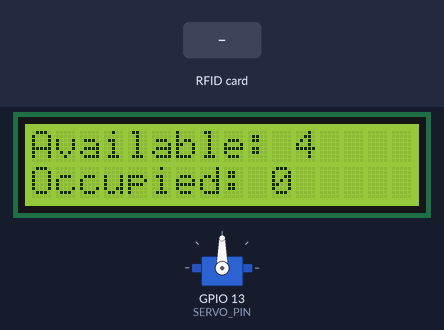
Bench run of a sketch on a simulated ESP32. Parts: 16×2 character LCD, servo. The test bench sets the inputs (shaded band). What the sketch prints to the serial monitor is not drawn.

Above: at 3.3 s.
3.4 s: RFID card 03 BC 1C DA held to the reader
At 4.5 s:
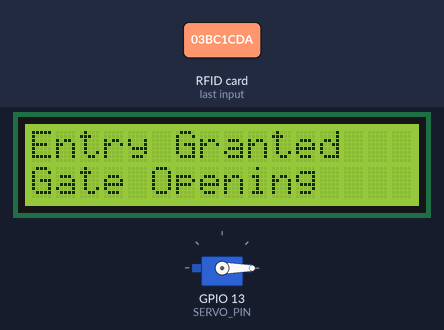
7.9 s: RFID card 5E 7A 19 C4 held to the reader
At 9.1 s:
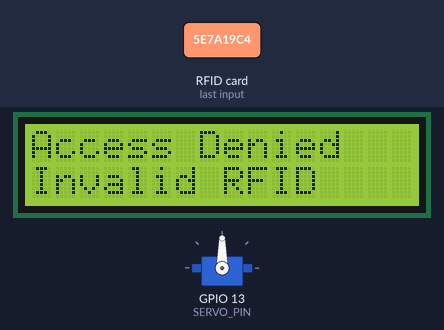
10.9 s: RFID card 03 BC 1C DA held to the reader
At 12.2 s:
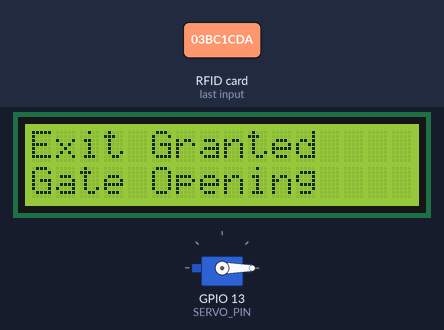
Timing chart, 0 to 15.4 s (numbered marks = the images above; inputs shaded):
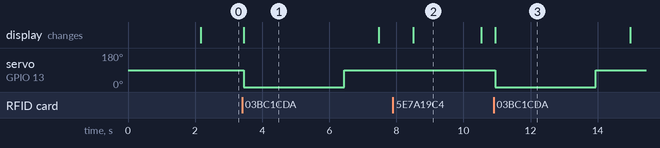

The sketch:

parkingsyshardwareonly.ino
```cpp
#include <SPI.h>
#include <MFRC522.h>
#include <Wire.h>
#include <LiquidCrystal_I2C.h>
#include <ESP32Servo.h>

// ================= RFID =================
#define RFID_SS   5
#define RFID_RST  4

MFRC522 rfid(RFID_SS, RFID_RST);

// ================= LCD =================
LiquidCrystal_I2C lcd(0x27, 16, 2);

// ================= SERVO =================
#define SERVO_PIN 13

Servo gateServo;

// ================= PARKING =================
const int TOTAL_SLOTS = 4;

int occupiedSlots = 0;
int availableSlots = TOTAL_SLOTS;

// ================= VEHICLES =================
// Replace these with your actual RFID UIDs

String vehicleUID[] = {
  "03 BC 1C DA",
  "9A ED 8A 3F",
  "AA BB CC DD",
  "11 22 33 44"
};

String vehicleNumber[] = {
  "MH01AB1234",
  "MH01CD5678",
  "MH01EF9012",
  "MH01GH3456"
};

bool vehicleInside[] = {
  false,
  false,
  false,
  false
};

const int TOTAL_VEHICLES = 4;


// =================================================
// GET RFID UID
// =================================================

String getRFIDUID()
{
  String uid = "";

  for (byte i = 0; i < rfid.uid.size; i++)
  {
    if (rfid.uid.uidByte[i] < 0x10)
      uid += "0";

    uid += String(rfid.uid.uidByte[i], HEX);

    if (i < rfid.uid.size - 1)
      uid += " ";
  }

  uid.toUpperCase();

  return uid;
}


// =================================================
// DISPLAY PARKING STATUS
// =================================================

void displayParkingStatus()
{
  lcd.clear();

  lcd.setCursor(0, 0);
  lcd.print("Available: ");
  lcd.print(availableSlots);

  lcd.setCursor(0, 1);
  lcd.print("Occupied: ");
  lcd.print(occupiedSlots);
}


// =================================================
// OPEN GATE
// =================================================

void openGate()
{
  gateServo.write(0);

  delay(3000);

  gateServo.write(90);
}


// =================================================
// SETUP
// =================================================

void setup()
{
  Serial.begin(115200);

  // ================= LCD =================

  Wire.begin(21, 22);

  lcd.init();
  lcd.backlight();

  lcd.setCursor(0, 0);
  lcd.print("Smart Parking");

  lcd.setCursor(0, 1);
  lcd.print("Initializing");

  delay(2000);


  // ================= RFID =================

  SPI.begin(18, 19, 23, RFID_SS);

  rfid.PCD_Init();


  // ================= SERVO =================

  gateServo.attach(SERVO_PIN);

  gateServo.write(90);


  // ================= START =================

  displayParkingStatus();

  Serial.println("Smart Parking System");
  Serial.println("System Ready");
}


// =================================================
// MAIN LOOP
// =================================================

void loop()
{
  // Check for RFID card

  if (!rfid.PICC_IsNewCardPresent())
    return;

  if (!rfid.PICC_ReadCardSerial())
    return;


  String uid = getRFIDUID();

  Serial.println("-------------------------");

  Serial.print("RFID UID: ");
  Serial.println(uid);


  // =================================================
  // FIND REGISTERED VEHICLE
  // =================================================

  int vehicleIndex = -1;

  for (int i = 0; i < TOTAL_VEHICLES; i++)
  {
    if (uid == vehicleUID[i])
    {
      vehicleIndex = i;
      break;
    }
  }


  // =================================================
  // INVALID RFID
  // =================================================

  if (vehicleIndex == -1)
  {
    Serial.println("ACCESS DENIED");

    lcd.clear();

    lcd.setCursor(0, 0);
    lcd.print("Access Denied");

    lcd.setCursor(0, 1);
    lcd.print("Invalid RFID");

    delay(2000);

    displayParkingStatus();

    rfid.PICC_HaltA();
    rfid.PCD_StopCrypto1();

    return;
  }


  // =================================================
  // VEHICLE ENTRY
  // =================================================

  if (vehicleInside[vehicleIndex] == false)
  {
    Serial.println("ENTRY");

    Serial.print("Vehicle: ");
    Serial.println(vehicleNumber[vehicleIndex]);


    // Check available space

    if (availableSlots > 0)
    {
      vehicleInside[vehicleIndex] = true;

      occupiedSlots++;
      availableSlots--;


      Serial.println("ACCESS GRANTED");

      lcd.clear();

      lcd.setCursor(0, 0);
      lcd.print("Entry Granted");

      lcd.setCursor(0, 1);
      lcd.print("Gate Opening");


      // Open gate

      openGate();


      delay(1000);

      displayParkingStatus();
    }

    else
    {
      Serial.println("PARKING FULL");

      lcd.clear();

      lcd.setCursor(0, 0);
      lcd.print("Parking FULL");

      lcd.setCursor(0, 1);
      lcd.print("Access Denied");

      delay(2000);

      displayParkingStatus();
    }
  }


  // =================================================
  // VEHICLE EXIT
  // =================================================

  else
  {
    Serial.println("EXIT");

    Serial.print("Vehicle: ");
    Serial.println(vehicleNumber[vehicleIndex]);


    vehicleInside[vehicleIndex] = false;

    occupiedSlots--;
    availableSlots++;


    Serial.println("EXIT GRANTED");

    lcd.clear();

    lcd.setCursor(0, 0);
    lcd.print("Exit Granted");

    lcd.setCursor(0, 1);
    lcd.print("Gate Opening");


    // Open gate

    openGate();


    delay(1000);

    displayParkingStatus();
  }


  rfid.PICC_HaltA();
  rfid.PCD_StopCrypto1();

  delay(1000);
}
```

Measured:
- after the input at 3.4 s, servo on GPIO 13 (SERVO_PIN): 90° → 0° after 0.05 s, → 90° 3.0 s later; the display: changes after 0.05 s (image 1)
- after the input at 7.9 s, the display: changes after 0.61 s (image 2)
- after the input at 10.9 s, servo on GPIO 13 (SERVO_PIN): 90° → 0° at once, → 90° 3.0 s later; the display: changes at once (image 3)
- what the display in image 1 shows lasts 4.0 s, from 3.5 s to 7.5 s
- what the display in image 2 shows lasts 2.0 s, from 8.5 s to 10.5 s
